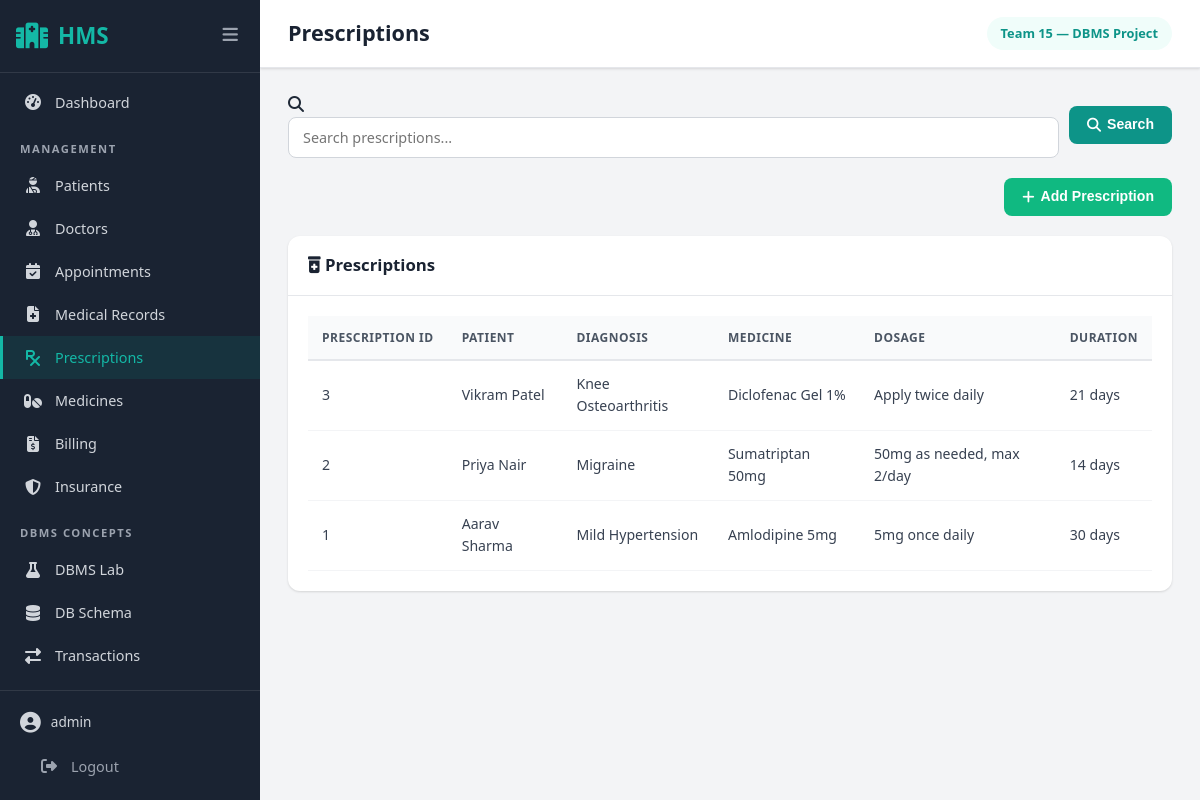
Screenshot of /prescriptions (signed in) with the database file from the repository.
### tables this page shows
CREATE TABLE Prescription (
        Prescription_ID INTEGER PRIMARY KEY AUTOINCREMENT,
        Record_ID       INTEGER NOT NULL,
        Medicine_ID     INTEGER NOT NULL,
        Dosage          TEXT NOT NULL,
        Duration        TEXT NOT NULL,
        FOREIGN KEY (Record_ID)   REFERENCES Medical_Record(Record_ID),
        FOREIGN KEY (Medicine_ID) REFERENCES Medicine(Medicine_ID)
    );

CREATE TABLE Patient (
        Patient_ID  INTEGER PRIMARY KEY AUTOINCREMENT,
        Name        TEXT NOT NULL,
        Age         INTEGER NOT NULL CHECK(Age > 0 AND Age < 150),
        Gender      TEXT NOT NULL CHECK(Gender IN ('Male', 'Female', 'Other')),
        Phone       TEXT NOT NULL,
        Address     TEXT NOT NULL
    );

CREATE TABLE Medical_Record (
        Record_ID   INTEGER PRIMARY KEY AUTOINCREMENT,
        Patient_ID  INTEGER NOT NULL,
        Doctor_ID   INTEGER NOT NULL,
        Diagnosis   TEXT NOT NULL,
        Treatment   TEXT NOT NULL,
        Record_Date TEXT NOT NULL,
        FOREIGN KEY (Patient_ID) REFERENCES Patient(Patient_ID),
        FOREIGN KEY (Doctor_ID)  REFERENCES Doctor(Doctor_ID)
    );

CREATE TABLE Medicine (
        Medicine_ID   INTEGER PRIMARY KEY AUTOINCREMENT,
        Medicine_Name TEXT NOT NULL,
        Quantity      INTEGER NOT NULL CHECK(Quantity >= 0),
        Price         REAL NOT NULL CHECK(Price >= 0),
        Expiry_Date   TEXT NOT NULL
    );

### app.py (the view)
@app.route('/prescriptions')
@login_required
def prescriptions():
    db = get_connection()
    search = request.args.get('search', '').strip()
    query = """
        SELECT pr.*, mr.Diagnosis, m.Medicine_Name, p.Name AS patient_name
        FROM Prescription pr
        JOIN Medical_Record mr ON pr.Record_ID = mr.Record_ID
        JOIN Medicine m ON pr.Medicine_ID = m.Medicine_ID
        JOIN Patient p ON mr.Patient_ID = p.Patient_ID
        WHERE 1=1
    """
    params = []
    if search:
        query += " AND (p.Name LIKE ? OR m.Medicine_Name LIKE ? OR mr.Diagnosis LIKE ?)"
        params.extend([f'%{search}%', f'%{search}%', f'%{search}%'])
    query += " ORDER BY pr.Prescription_ID DESC"
    prescriptions_list = db.execute(query, params).fetchall()
    records_list = db.execute("""
        SELECT mr.Record_ID, p.Name AS patient_name, mr.Diagnosis
        FROM Medical_Record mr JOIN Patient p ON mr.Patient_ID = p.Patient_ID
        ORDER BY mr.Record_ID DESC
    """).fetchall()
    medicines_list = db.execute("SELECT Medicine_ID, Medicine_Name FROM Medicine ORDER BY Medicine_Name").fetchall()
    return render_template('prescriptions.html', prescriptions=prescriptions_list,
                           records=records_list, medicines=medicines_list, search=search)

### app.py (called while the page is built)
def login_required(f):
    @wraps(f)
    def decorated(*args, **kwargs):
        if 'user_id' not in session:
            flash('Please log in to access this page.', 'warning')
            return redirect(url_for('login'))
        return f(*args, **kwargs)
    return decorated

def get_connection():
    if 'db' not in g:
        g.db = get_db()
    return g.db

@app.teardown_appcontext
def close_connection(exception):
    db = g.pop('db', None)
    if db is not None:
        db.close()

### database.py (called while the page is built)
def get_db():
    conn = sqlite3.connect(DATABASE_PATH)
    conn.row_factory = sqlite3.Row
    conn.execute("PRAGMA foreign_keys = ON;")
    return conn

### templates/prescriptions.html (shortened to what this page needs)
{% extends "base.html" %}
{% block page_title %}Prescriptions{% endblock %}
{% block content %}
<div class="filter-bar">
    <form method="GET" action="{{ url_for('prescriptions') }}" style="display: flex; gap: 10px; align-items: center; flex-wrap: wrap;">
        <div class="search-bar" style="flex: 1; min-width: 200px;">
            <i class="fas fa-search"></i>
            <input type="text" name="search" class="form-control" placeholder="Search prescriptions..." value="{{ request.args.get('search', '') }}">
        </div>
        <button type="submit" class="btn btn-primary"><i class="fas fa-search"></i> Search</button>
    </form>
</div>
<div style="margin: 20px 0; text-align: right;">
    <button class="btn btn-success" onclick="document.getElementById('addPrescriptionModal').style.display='flex'">
        <i class="fas fa-plus"></i> Add Prescription
    </button>
</div>
<div class="card">
    <div class="card-header">
        <h3><i class="fas fa-prescription-bottle-alt"></i> Prescriptions</h3>
    </div>
    <div class="card-body">
        {% if prescriptions %}
        <table class="data-table">
            <thead>
                <tr>
                    <th>Prescription ID</th>
                    <th>Patient</th>
                    <th>Diagnosis</th>
                    <th>Medicine</th>
                    <th>Dosage</th>
                    <th>Duration</th>
                </tr>
            </thead>
            <tbody>
                {% for p in prescriptions %}
                <tr>
                    <td>{{ p.Prescription_ID }}</td>
                    <td>{{ p.patient_name }}</td>
                    <td>{{ p.Diagnosis }}</td>
                    <td>{{ p.Medicine_Name }}</td>
                    <td>{{ p.Dosage }}</td>
                    <td>{{ p.Duration }}</td>
                </tr>
                {% endfor %}
            </tbody>
        </table>
        {% else %}
        <div class="empty-state">
            <i class="fas fa-prescription" style="font-size: 3rem; margin-bottom: 15px; color: #ccc;"></i>
            <h3>No Prescriptions Found</h3>
            <p>There are no prescriptions matching your search. Click "Add Prescription" to create one.</p>
        </div>
        {% endif %}
    </div>
</div>
{% endblock %}

### static/css/style.css (style rules this page uses)
*, *::before, *::after { box-sizing: border-box; margin: 0; padding: 0; }
:root { --navy: #1a2332; --navy-light: #2c3e6b; --teal: #0d9488; --teal-light: #14b8a6; --teal-bg: #f0fdfa; --white: #ffffff; --gray-50: #f9fafb; --gray-100: #f3f4f6; --gray-200: #e5e7eb; --gray-300: #d1d5db; --gray-400: #9ca3af; --gray-500: #6b7280; --gray-600: #4b5563; --gray-700: #374151; --gray-800: #1f2937; --green: #10b981; --green-bg: #ecfdf5; --red: #ef4444; --red-bg: #fef2f2; --yellow: #f59e0b; --yellow-bg: #fffbeb; --blue: #3b82f6; --blue-bg: #eff6ff; --purple: #8b5cf6; --sidebar-w: 260px; --sidebar-collapsed: 70px; --radius: 12px; --radius-sm: 8px; --shadow: 0 1px 3px rgba(0,0,0,0.08), 0 1px 2px rgba(0,0,0,0.06); --shadow-md: 0 4px 6px rgba(0,0,0,0.07), 0 2px 4px rgba(0,0,0,0.06); --shadow-lg: 0 10px 15px rgba(0,0,0,0.1), 0 4px 6px rgba(0,0,0,0.05); --transition: 0.2s ease; }
body { font-family: 'Segoe UI', system-ui, -apple-system, sans-serif; background: var(--gray-100); color: var(--gray-800); line-height: 1.6; min-height: 100vh; }
.card { background: var(--white); border-radius: var(--radius); box-shadow: var(--shadow); overflow: hidden; transition: box-shadow var(--transition); }
.card-header { padding: 16px 20px; border-bottom: 1px solid var(--gray-200); display: flex; align-items: center; justify-content: space-between; gap: 12px; }
.card-header h2, .card-header h3 { font-size: 1.05rem; font-weight: 700; color: var(--navy); }
.card-body { padding: 20px; }
.data-table { width: 100%; border-collapse: collapse; font-size: 0.88rem; }
.data-table th { background: var(--gray-50); padding: 12px 14px; text-align: left; font-weight: 600; color: var(--gray-600); border-bottom: 2px solid var(--gray-200); white-space: nowrap; text-transform: uppercase; font-size: 0.75rem; letter-spacing: 0.5px; }
.data-table td { padding: 12px 14px; border-bottom: 1px solid var(--gray-100); color: var(--gray-700); vertical-align: middle; }
.btn { padding: 9px 18px; border: none; border-radius: var(--radius-sm); font-size: 0.88rem; font-weight: 600; cursor: pointer; display: inline-flex; align-items: center; gap: 6px; transition: var(--transition); text-decoration: none; line-height: 1.4; }
.btn-primary { background: var(--teal); color: var(--white); }
.btn-success { background: var(--green); color: var(--white); }
.form-control { width: 100%; padding: 10px 14px; border: 1.5px solid var(--gray-300); border-radius: var(--radius-sm); font-size: 0.9rem; color: var(--gray-800); transition: var(--transition); background: var(--white); font-family: inherit; }

### rows the page displays
Prescription: Prescription_ID "3", patient_name "Vikram Patel", Diagnosis "Knee Osteoarthritis", Medicine_Name "Diclofenac Gel 1%", Dosage "Apply twice daily", Duration "21 days"
Prescription: Prescription_ID "2", patient_name "Priya Nair", Diagnosis "Migraine", Medicine_Name "Sumatriptan 50mg", Dosage "50mg as needed, max 2/day", Duration "14 days"
Prescription: Prescription_ID "1", patient_name "Aarav Sharma", Diagnosis "Mild Hypertension", Medicine_Name "Amlodipine 5mg", Dosage "5mg once daily", Duration "30 days"

### other values shown
{{ session.get('username', 'Admin') }} "admin"
